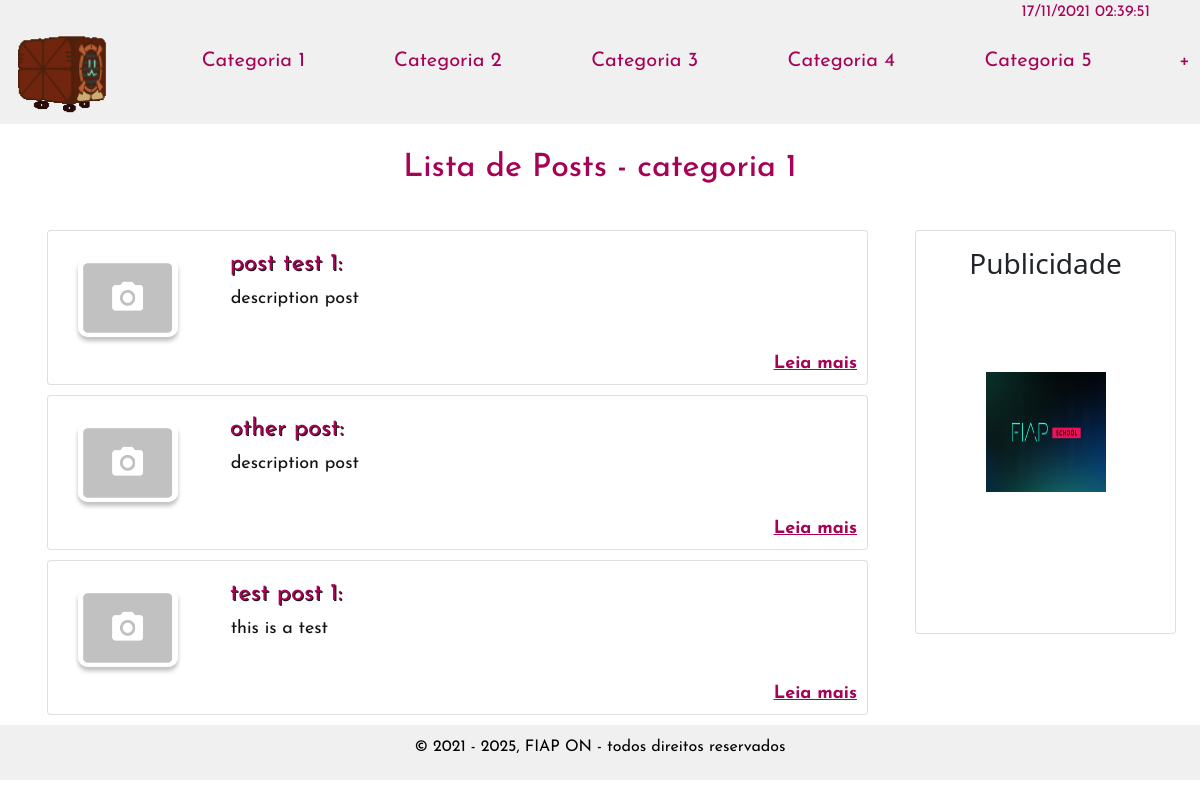
/app/post/ListPost.php?categoriaId=1, run on the app's committed database.
### tables this page shows
CREATE TABLE `categoria` (
  `categoria_id` int(10) UNSIGNED NOT NULL,
  `name` varchar(100) NOT NULL,
  `description` text DEFAULT NULL,
  `create_date` datetime NOT NULL DEFAULT current_timestamp(),
  `modify_date` datetime DEFAULT NULL ON UPDATE current_timestamp()
);

CREATE TABLE `post` (
  `post_id` int(10) UNSIGNED NOT NULL,
  `title` varchar(250) NOT NULL,
  `description` longtext DEFAULT NULL,
  `create_date` datetime NOT NULL DEFAULT current_timestamp(),
  `modify_date` datetime DEFAULT NULL ON UPDATE current_timestamp(),
  `categoria_id` int(10) UNSIGNED NOT NULL
);

### app/post/ListPost.php (the view, shortened to what this page needs)
<?php
require_once __DIR__ . '/../../db/conn.inc.php';
if (isset($_GET['id'])) {
    $id = $_GET['id'];
    $sql = 'select categoria.categoria_id,post.post_id,post.title,post.description
            from categoria,post
            where categoria.categoria_id=post.categoria_id and post.post_id=1
            order by post.post_id desc;';
} else {
    $sql = 'select categoria_id,name,description,create_date,modify_date from categoria order by categoria_id asc';
}
$stmt = $conn->prepare($sql);
$stmt->execute();
$results = $stmt->fetchAll(PDO::FETCH_ASSOC);
?>
<html>
<head>
    <link href="https://cdn.jsdelivr.net/npm/bootstrap@5.0.2/dist/css/bootstrap.min.css" rel="stylesheet">
    <link rel="stylesheet" href="lib/fontawesome-free/css/all.min.css">
    <link rel="stylesheet" href="./public/css/footer.css">
    <link rel="stylesheet" href="https://code.ionicframework.com/ionicons/2.0.1/css/ionicons.min.css">
    <link rel="stylesheet" href="../../public/css/header.css">
    <link rel="stylesheet" href="../../public/css/footer.css">
    <link rel="stylesheet" href="../../public/css/main.css">
</head>
<div class="date">
    <?php
    $localDate = date('d/m/Y  H:i:s', time());
    echo $localDate;
    ?>
</div>
<div class="row">
    <header class="header">
        <nav>
            <ul class="nav">
                <li class="nav-item col-1">
                    <a href="../../index.php"> <img src="../../public/images/dollybot.png" width="90" height="80" alt="Home" title="Home" class="logo"></a>
                </li>
                <?php
                if (sizeOf($results) <= 5) {
                    foreach ($results as $row) {
                        echo '<li class="nav-item col-2 mt-2">';
                        echo '<a href="ListPost.php?posts=' . $row['name'] . '"> ' . $row['name'] . '</a>';
                        echo '</li>';
                    }
                } else {
                    for ($i = 0; $i <= 4; $i++) {
                        $row = $results[$i];
                        echo '<li class="nav-item col-2 mt-2">';
                        echo '<a  href="ListPost.php?categoriaId=' . $row['categoria_id'] . '">Categoria ' . $row['categoria_id'] . '</a>';
                        echo '</li>';
                    }
                    echo '<li class="nav-item col-1 mt-2 outro">';
                    echo '<a   href="../categoria/ListCategoria.php" title="Mais Posts"> + </a>';
                    echo '</li>';
                }
                ?>
            </ul>
        </nav>
    </header>
</div>
<body>
    <?php
    if (!empty($_GET["categoriaId"])) {
        $categoria_id = $_GET['categoriaId'];
        $sql = 'select post.*, categoria.categoria_id,categoria.name from post,categoria WHERE post.categoria_id=:categoria_id AND categoria.categoria_id = post.categoria_id ORDER BY post.create_date DESC;';
        $stmt = $conn->prepare($sql);
        $stmt->bindParam(':categoria_id', $categoria_id, PDO::PARAM_INT);
    } else {
        $sql = 'select post.*,categoria.name from post,categoria WHERE post.categoria_id=categoria.categoria_id ORDER BY post.create_date DESC;';
        $stmt = $conn->prepare($sql);
    }
    $stmt->execute();
    $posts = $stmt->fetchAll(PDO::FETCH_ASSOC);
    ?>
    <h2>Lista de Posts <?php echo (isset($categoria_id) && sizeOf($posts) > 0) ? ' - ' . $posts[0]['name'] : ''; ?> </h2>
    <div class="container">
        <div class="row">
            <div class="col-md-9">
                <?php
                foreach ($posts as $post) {
                ?>
                    <div class="card">
                        <div class="col-md-10">
                            <div class="row">
                                <div class="col-md-2">
                                    <?php
                                    if (!isset($post['title'])) {
                                        echo 'Post invalid';
                                    } else {
                                        echo '<img src="../../storage/add.png" id="imgPost-' . $post['post_id'] . '" class="profile" style="width: 100px;height: 80px; " alt="image Post-' . $post['post_id'] . '" title="imgage post-' . $post['post_id'] . '">';
                                    }
                                    ?>
                                </div>
                                <div class="container col-md-8  post_item">
                                    <div class="form-group post_item">
                                        <label for="title"> <?php echo $post['title'] ?>:</label>
                                        <p><?php echo $post['description'] ?></p>
                                    </div>
                                </div>
                            </div>
                        </div>
                        <div class="col-md-12 post-link">
                            <?php echo '<p><a href="ViewPost.php?id=' . $post['post_id'] . '">Leia mais </a> </p>'; ?>
                        </div>
                    </div>
                <?php } ?>
            </div>
            <div class="col-md-3">
                <div class="card publicidade">
                    <h3>Publicidade</h3>
                    <a href="https://www.fiap.com.br/online/graduacao/bacharelado/sistemas-de-informacao/"> <img class="image" src="../../storage/fiapSchool.png" id="imgPublicidade" alt=" image Publicidade" title="pulicidade"> </a>
                </div>
            </div>
        </div>
    </div>
</body>
<footer class="estilo_footer">
    <p>© 2021 - 2025, FIAP ON - todos direitos reservados</p>
</footer>
</html>

### public/css/footer.css (style rules this page uses)
.estilo_footer { background: rgba(196, 196, 196, 0.25); width: 100%; color: black; padding: 5px; position: relative; bottom: 0; left: 0; padding-top: 10px; text-align: center; box-sizing: border-box; font-family: Josefin Sans; font-style: normal; font-weight: normal; font-size: 16px; line-height: 24px; clear: both; }

### public/css/header.css (style rules this page uses)
nav ul { margin: 10px !important; }
nav ul li a { text-decoration: none; color: #a60356; font-family: "Josefin Sans", sans-serif; font-size: 20px; }
.logo { position: relative; }
.outro a { font-size: 3rem important!; }
.date { background-color: rgba(196, 196, 196, 0.25); align-items: flex-end; text-align: right; padding-left: 20px; padding-right: 50px; display: list !important; color: #a60356; font-size: 16px; display: block; font-family: "Josefin Sans", sans-serif; }

### public/css/main.css (style rules this page uses)
.header { display: block; font-family: "Josefin Sans", sans-serif; background-color: rgba(196, 196, 196, 0.25); width: 100%; color: #a60356; font-size: 24px; text-align: right; }
h2 { display: block; font-family: "Josefin Sans", sans-serif; color: #a60356; padding-top: 25px; padding-bottom: 25px; text-align: center; }
a { font-family: "Josefin Sans", sans-serif; color: #a60356; }
label { color: #a60356 !important; }
div .post_item label { padding: 5px; text-align: center !important; font-size: 24px !important; line-height: 24px !important; text-shadow: 1px 1px #111111 !important; font-family: "Josefin Sans", sans-serif !important; color: #a60356 !important; }
.post_item p { padding: 5px; font-size: 18px !important; line-height: 24px !important; text-shadow: 1px 1px #111111 !important; font-family: "Josefin Sans", sans-serif !important; color: hsla(330, 5%, 30%, 0.062) !important; }
.post-link p { padding: 5px; font-size: 18px !important; line-height: 24px !important; font-family: "Josefin Sans", sans-serif !important; color: #a60356 !important; text-decoration: underline; font-weight: bold; text-align: right; margin-bottom: 0px; padding-bottom: 0px; padding-right: 10px; }
.card { float: none; background: white; padding-top: 1rem; padding-bottom: 0.5rem; position: relative; display: flex; flex-direction: column; min-width: 0; word-wrap: break-word; background-color: #fff; background-clip: border-box; border: 1 px solid rgba(0, 0, 0, .125) !important; border-radius: 0.25 rem !important; margin: 10px 5px !important; }
.profile { margin: 10px 5px 10px 30px; border-radius: 10px; box-shadow: 0px 4px 4px rgba(0, 0, 0, 0.25); }
.publicidade { width: 100%; height: 80%; top: 0px; left: 5%; z-index: 99; align-items: center; }

### data on the page
categoria: categoria_id "1", name "categoria 1"
categoria: categoria_id "2"
categoria: categoria_id "3"
categoria: categoria_id "4"
categoria: categoria_id "5"
post: title "post test 1"
post: title "other post"
post: title "test post 1"
